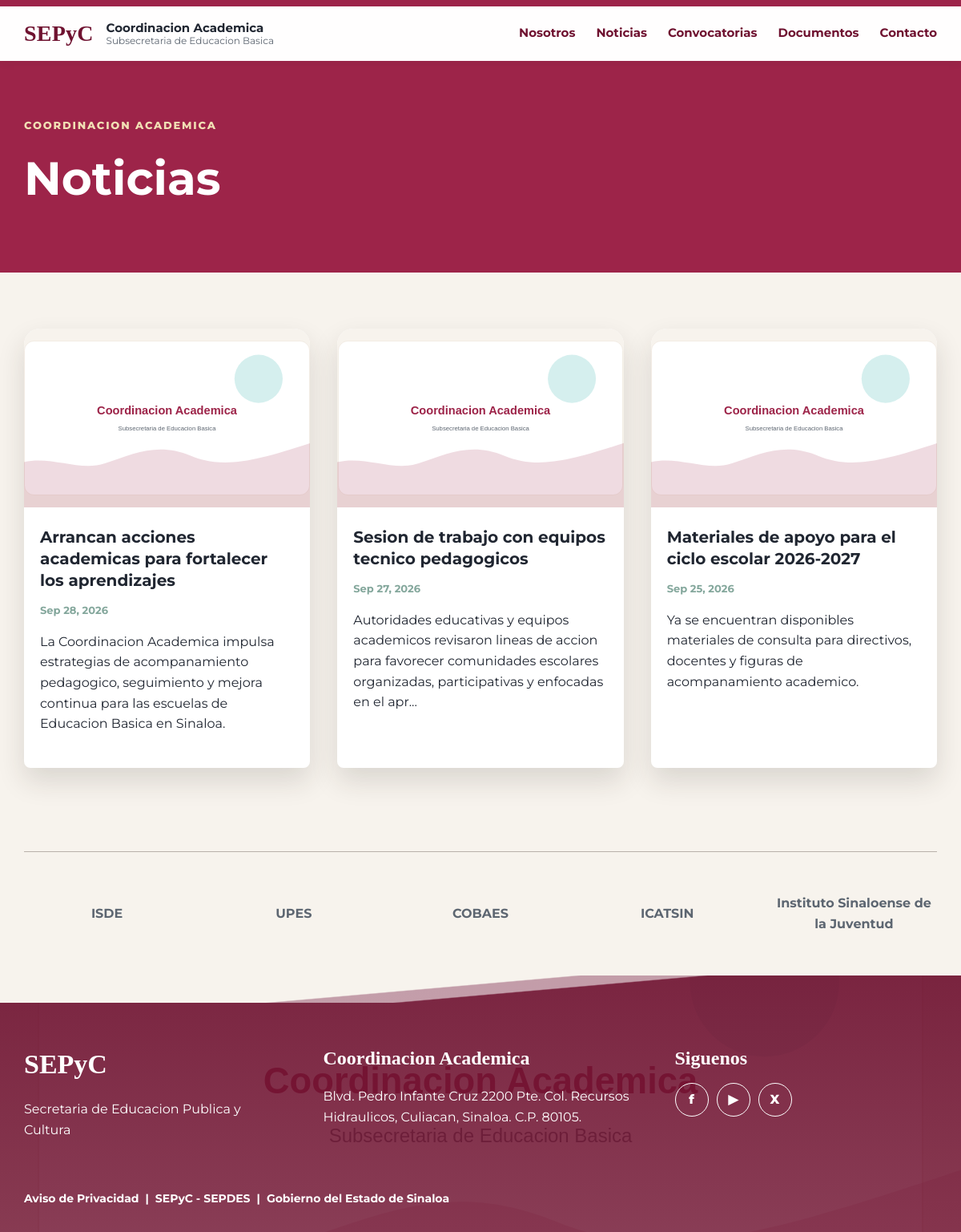
/noticias.php, run on the app's committed database.
### tables this page shows
CREATE TABLE menu_items (
    id INT UNSIGNED AUTO_INCREMENT PRIMARY KEY,
    label VARCHAR(120) NOT NULL,
    url VARCHAR(255) NOT NULL,
    sort_order INT NOT NULL DEFAULT 0,
    is_active TINYINT(1) NOT NULL DEFAULT 1
);

CREATE TABLE posts (
    id INT UNSIGNED AUTO_INCREMENT PRIMARY KEY,
    title VARCHAR(255) NOT NULL,
    slug VARCHAR(255) NOT NULL UNIQUE,
    type ENUM('noticia','comunicado','convocatoria') NOT NULL DEFAULT 'noticia',
    body TEXT NULL,
    image VARCHAR(255) NULL,
    published_at DATETIME NOT NULL,
    status ENUM('published','draft') NOT NULL DEFAULT 'published',
    created_at TIMESTAMP DEFAULT CURRENT_TIMESTAMP
);

CREATE TABLE allies (
    id INT UNSIGNED AUTO_INCREMENT PRIMARY KEY,
    name VARCHAR(180) NOT NULL,
    url VARCHAR(255) NOT NULL DEFAULT '#',
    image VARCHAR(255) NULL,
    sort_order INT NOT NULL DEFAULT 0,
    is_active TINYINT(1) NOT NULL DEFAULT 1
);

### includes/functions.php (called while the page is built, shortened)
<?php
require_once __DIR__ . '/database.php';
function e(?string $value): string
{
    return htmlspecialchars((string) $value, ENT_QUOTES, 'UTF-8');
}
function setting(string $key, string $fallback = ''): string
{
    static $settings = null;
    if ($settings === null) {
        try {
            $rows = db()->query('SELECT setting_key, setting_value FROM settings')->fetchAll();
            $settings = [];
            foreach ($rows as $row) {
                $settings[$row['setting_key']] = $row['setting_value'];
            }
        } catch (Throwable $exception) {
            $settings = [];
        }
    }
    return $settings[$key] ?? $fallback;
}
function rows(string $sql, array $params = []): array
{
    $statement = db()->prepare($sql);
    $statement->execute($params);
    return $statement->fetchAll();
}
function asset(string $path): string
{
    $base = trim(BASE_URL);
    return ($base ? rtrim($base, '/') . '/' : '') . 'assets/' . ltrim($path, '/');
}
function upload_url(?string $path): string
{
    if (!$path) {
        return asset('img/placeholder.svg');
    }
    $base = trim(UPLOAD_URL);
    return ($base ? rtrim($base, '/') . '/' : 'uploads/') . ltrim($path, '/');
}
function excerpt(?string $text, int $length = 160): string
{
    $clean = trim(strip_tags((string) $text));
    if (mb_strlen($clean) <= $length) {
        return $clean;
    }
    return mb_substr($clean, 0, $length - 3) . '...';
}

### includes/database.php (called while the page is built, shortened)
<?php
function db(): PDO
{
    static $pdo = null;
    if ($pdo === null) {
        $dsn = 'mysql:host=' . DB_HOST . ';dbname=' . DB_NAME . ';charset=utf8mb4';
        $pdo = new PDO($dsn, DB_USER, DB_PASS, [
            PDO::ATTR_ERRMODE => PDO::ERRMODE_EXCEPTION,
            PDO::ATTR_DEFAULT_FETCH_MODE => PDO::FETCH_ASSOC,
        ]);
    }
    return $pdo;
}

### noticias.php (the view, shortened to what this page needs)
<?php
require_once __DIR__ . '/includes/functions.php';
$posts = rows("SELECT * FROM posts WHERE status = 'published' AND type = 'noticia' ORDER BY published_at DESC, id DESC");
require __DIR__ . '/includes/header.php';
?>
<section class="page-hero"><div class="container"><p class="eyebrow">Coordinacion Academica</p><h1>Noticias</h1></div></section>
<section class="section"><div class="container grid-3">
<?php foreach ($posts as $post): ?>
    <article class="card">
        <a href="noticia.php?slug=<?= e($post['slug']) ?>"><img src="<?= e(upload_url($post['image'])) ?>" alt="<?= e($post['title']) ?>"></a>
        <div class="card-body"><h3><a href="noticia.php?slug=<?= e($post['slug']) ?>"><?= e($post['title']) ?></a></h3><p class="date"><?= e(date('M d, Y', strtotime($post['published_at']))) ?></p><p><?= e(excerpt($post['body'])) ?></p></div>
    </article>
<?php endforeach; ?>
</div></section>
<?php require __DIR__ . '/includes/footer.php'; ?>

### includes/header.php (shortened to what this page needs)
<?php
require_once __DIR__ . '/functions.php';
$menuItems = rows('SELECT label, url FROM menu_items WHERE is_active = 1 ORDER BY sort_order, id');
?>
<!doctype html>
<html lang="es">
<head>
    <meta name="description" content="<?= e(setting('site_description', 'Coordinacion Academica de la Subsecretaria de Educacion Basica')) ?>">
    <link rel="stylesheet" href="<?= e(asset('css/styles.css')) ?>">
</head>
<body>
<header class="site-header">
    <div class="topline"></div>
    <nav class="navbar container" aria-label="Menu principal">
        <a class="brand" href="<?= e(BASE_URL ? rtrim(BASE_URL, '/') . '/' : 'index.php') ?>">
            <span class="brand-mark">SEPyC</span>
            <span class="brand-text">
                <strong><?= e(setting('site_name', 'Coordinacion Academica')) ?></strong>
                <small>Subsecretaria de Educacion Basica</small>
            </span>
        </a>
        <div class="menu" data-menu>
            <?php foreach ($menuItems as $item): ?>
                <a href="<?= e($item['url']) ?>"><?= e($item['label']) ?></a>
            <?php endforeach; ?>
        </div>
    </nav>
</header>
<main>

### includes/footer.php (shortened to what this page needs)
<?php
$allies = rows('SELECT name, url, image FROM allies WHERE is_active = 1 ORDER BY sort_order, id');
?>
</main>
<footer class="site-footer">
    <?php if ($allies): ?>
        <section class="allies">
            <div class="container allies-grid">
                <?php foreach ($allies as $ally): ?>
                    <a href="<?= e($ally['url']) ?>" target="_blank" rel="noopener">
                        <?php if ($ally['image']): ?>
                            <img src="<?= e(upload_url($ally['image'])) ?>" alt="<?= e($ally['name']) ?>">
                        <?php else: ?>
                            <span><?= e($ally['name']) ?></span>
                        <?php endif; ?>
                    </a>
                <?php endforeach; ?>
            </div>
        </section>
    <?php endif; ?>
    <div class="footer-main">
        <div class="footer-wave" aria-hidden="true"></div>
        <div class="container footer-grid">
            <div>
                <div class="footer-logo">SEPyC</div>
                <p><?= e(setting('footer_department', 'Secretaria de Educacion Publica y Cultura')) ?></p>
            </div>
            <div>
                <h2><?= e(setting('footer_title', 'Coordinacion Academica')) ?></h2>
                <p><?= nl2br(e(setting('address', 'Blvd. Pedro Infante Cruz 2200 Pte. Col. Recursos Hidraulicos, Culiacan, Sinaloa.'))) ?></p>
            </div>
            <div>
                <h2>Siguenos</h2>
                <div class="social">
                    <a href="<?= e(setting('facebook_url', '#')) ?>" aria-label="Facebook">f</a>
                    <a href="<?= e(setting('youtube_url', '#')) ?>" aria-label="YouTube">▶</a>
                    <a href="<?= e(setting('x_url', '#')) ?>" aria-label="X">X</a>
                </div>
            </div>
        </div>
        <div class="container legal">
            <a href="#">Aviso de Privacidad</a>
            <span>|</span>
            <a href="#">SEPyC - SEPDES</a>
            <span>|</span>
            <a href="#">Gobierno del Estado de Sinaloa</a>
        </div>
    </div>
</footer>
</body>
</html>

### assets/css/styles.css (style rules this page uses)
:root { --wine: #9d2449; --wine-dark: #6f1230; --wine-deep: #5b0d26; --teal: #1aa6a1; --gold: #bda468; --green: #185d4b; --rose: #b13d51; --ink: #202631; --muted: #5d6671; --line: #ddd4ca; --paper: #f7f3ed; --white: #fff; --shadow: 0 16px 34px rgba(40, 35, 30, .14); }
* { box-sizing: border-box; }
body { margin: 0; color: var(--ink); background: var(--paper); font-family: "Montserrat", Arial, sans-serif; line-height: 1.6; }
a { color: inherit; text-decoration: none; }
img { max-width: 100%; display: block; }
.container { width: min(1140px, calc(100% - 40px)); margin: 0 auto; }
.topline { height: 8px; background: var(--wine); }
.site-header { position: sticky; top: 0; z-index: 30; background: rgba(255, 255, 255, .96); box-shadow: 0 2px 10px rgba(40, 35, 30, .08); }
.navbar { min-height: 68px; display: flex; align-items: center; justify-content: space-between; gap: 24px; }
.brand { display: flex; align-items: center; gap: 16px; }
.brand-mark { color: var(--wine-dark); font-family: Georgia, serif; font-size: 28px; font-weight: 800; letter-spacing: .2px; }
.brand-text { display: grid; line-height: 1.2; }
.brand-text strong { font-size: 15px; }
.brand-text small { color: var(--muted); font-size: 12px; }
.menu { display: flex; align-items: center; gap: 26px; color: var(--wine-dark); font-weight: 700; font-size: 15px; }
.menu a { padding: 20px 0; border-bottom: 3px solid transparent; }
.eyebrow { margin: 0 0 10px; color: #f1dfb4; font-weight: 800; text-transform: uppercase; letter-spacing: 1.8px; font-size: 13px; }
.section { padding: 70px 0; }
.grid-3 { display: grid; grid-template-columns: repeat(3, 1fr); gap: 34px; }
.card { overflow: hidden; background: var(--white); border-radius: 20px 20px 8px 8px; box-shadow: var(--shadow); }
.card img { width: 100%; aspect-ratio: 16 / 10; object-fit: cover; }
.card-body { padding: 24px 20px 26px; }
.card h3 { margin: 0 0 12px; font-size: 20px; line-height: 1.35; }
.date { color: #84a79c; font-size: 13px; font-weight: 700; }
.page-hero { padding: 70px 0; background: var(--wine); color: var(--white); }
.page-hero h1 { margin: 0; font-size: clamp(34px, 5vw, 58px); }
.allies { padding: 34px 0 0; background: var(--paper); }
.allies-grid { display: grid; grid-template-columns: repeat(5, 1fr); gap: 26px; align-items: center; border-top: 1px solid #b9b1aa; padding-top: 34px; }
.allies a { min-height: 86px; display: grid; place-items: center; color: var(--muted); font-weight: 700; text-align: center; }
.site-footer { background: var(--paper); }
.footer-main { position: relative; overflow: hidden; margin-top: 34px; color: var(--white); background: linear-gradient(rgba(111,18,48,.92), rgba(111,18,48,.82)), url("../img/placeholder.svg") center / cover; }
.footer-wave { height: 34px; background: linear-gradient(175deg, var(--paper) 0 45%, rgba(255,255,255,.55) 46% 55%, transparent 56%); }
.footer-grid { display: grid; grid-template-columns: 1fr 1.2fr 1fr; gap: 46px; padding: 50px 0 46px; }
.footer-logo { font-family: Georgia, serif; font-size: 34px; font-weight: 800; }
.footer-grid h2 { margin: 0 0 12px; font-family: Georgia, serif; font-size: 24px; }
.social { display: flex; gap: 10px; }
.social a { display: grid; place-items: center; width: 42px; height: 42px; border: 1px solid var(--white); border-radius: 50%; font-weight: 800; }
.legal { padding: 0 0 30px; display: flex; gap: 8px; flex-wrap: wrap; font-size: 14px; font-weight: 700; }

### data on the page
menu_items: label "Nosotros"
menu_items: label "Noticias"
menu_items: label "Convocatorias"
menu_items: label "Documentos"
menu_items: label "Contacto"
posts: title "Arrancan acciones academicas para fortalecer los aprendizajes", published_at "Sep 28, 2026", body "La Coordinacion Academica impulsa estrategias de acompanamiento pedagogico, seguimiento y mejora continua para las escuelas de Educacion Basica en Sinaloa."
posts: title "Sesion de trabajo con equipos tecnico pedagogicos", published_at "Sep 27, 2026", body "Autoridades educativas y equipos academicos revisaron lineas de accion para favorecer comunidades escolares organizadas, participativas y enfocadas en el apr..."
posts: title "Materiales de apoyo para el ciclo escolar 2026-2027", published_at "Sep 25, 2026", body "Ya se encuentran disponibles materiales de consulta para directivos, docentes y figuras de acompanamiento academico."
allies: name "ISDE"
allies: name "UPES"
allies: name "COBAES"
allies: name "ICATSIN"
allies: name "Instituto Sinaloense de la Juventud"

### other printed values
setting('site_name', 'Coordinacion Academica') "Coordinacion Academica"
setting('footer_title', 'Coordinacion Academica') "Coordinacion Academica"
